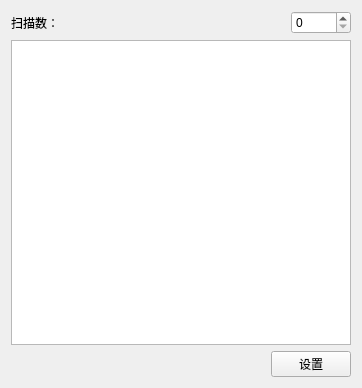
<?xml version="1.0" encoding="UTF-8"?>
<ui version="4.0">
 <class>Scanparamater</class>
 <widget class="QWidget" name="Scanparamater">
  <property name="geometry">
   <rect>
    <x>0</x>
    <y>0</y>
    <width>362</width>
    <height>388</height>
   </rect>
  </property>
  <property name="windowTitle">
   <string>扫描表设置</string>
  </property>
  <layout class="QVBoxLayout" name="verticalLayout_2">
   <item>
    <layout class="QVBoxLayout" name="verticalLayout">
     <item>
      <layout class="QHBoxLayout" name="horizontalLayout_3">
       <property name="spacing">
        <number>80</number>
       </property>
       <item>
        <layout class="QHBoxLayout" name="horizontalLayout_2">
         <property name="spacing">
          <number>220</number>
         </property>
         <item>
          <widget class="QLabel" name="label_2">
           <property name="text">
            <string>扫描数：</string>
           </property>
          </widget>
         </item>
         <item>
          <widget class="QSpinBox" name="ScanCountspinBox">
           <property name="maximum">
            <number>64</number>
           </property>
          </widget>
         </item>
        </layout>
       </item>
      </layout>
     </item>
     <item>
      <widget class="QTableWidget" name="tableWidget">
       <property name="font">
        <font>
         <family>Calibri</family>
        </font>
       </property>
      </widget>
     </item>
     <item>
      <layout class="QHBoxLayout" name="horizontalLayout_4">
       <property name="spacing">
        <number>150</number>
       </property>
       <item>
        <spacer name="horizontalSpacer">
         <property name="orientation">
          <enum>Qt::Horizontal</enum>
         </property>
         <property name="sizeHint" stdset="0">
          <size>
           <width>40</width>
           <height>20</height>
          </size>
         </property>
        </spacer>
       </item>
       <item>
        <widget class="QPushButton" name="Setting">
         <property name="text">
          <string>    设置    </string>
         </property>
        </widget>
       </item>
      </layout>
     </item>
    </layout>
   </item>
  </layout>
 </widget>
 <resources/>
 <connections/>
</ui>
